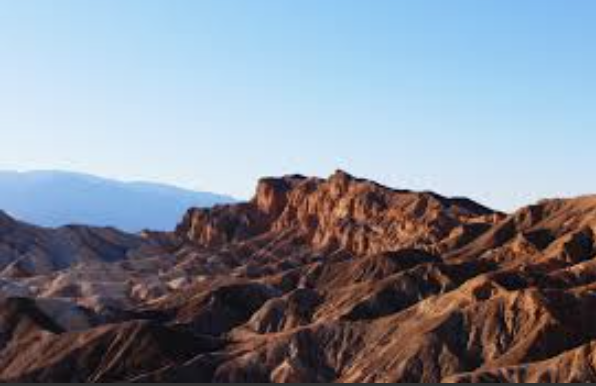
#> input picture mountain.png, 596 x 386 px
$ python convert-to-gray-pic.py
#> lines starting #> are read from the running program, lines starting #| are printed output that depends on the picture
import cv2
print("cv2 version ", cv2.__version__)

img = cv2.imread("mountain.png")
#> img is the input picture: shape (386, 596, 3); mean B, G, R 151.9, 139.4, 132
gray = cv2.cvtColor(img, cv2.COLOR_BGR2GRAY)
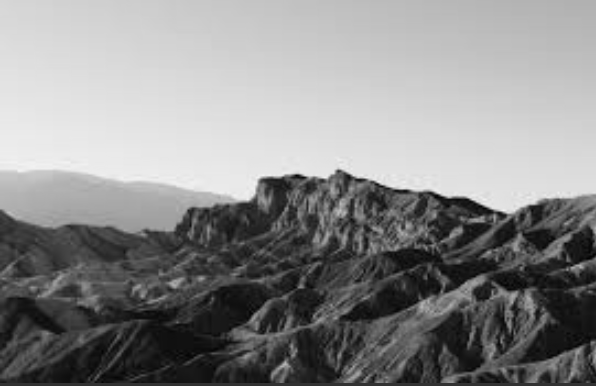
#> gray: shape (386, 596); min 2, max 245, mean 138.6

cv2.imshow("Mountain", img)
cv2.imshow("Mountain - gray", gray)

cv2.waitKey(0)
cv2.destroyAllWindows()
